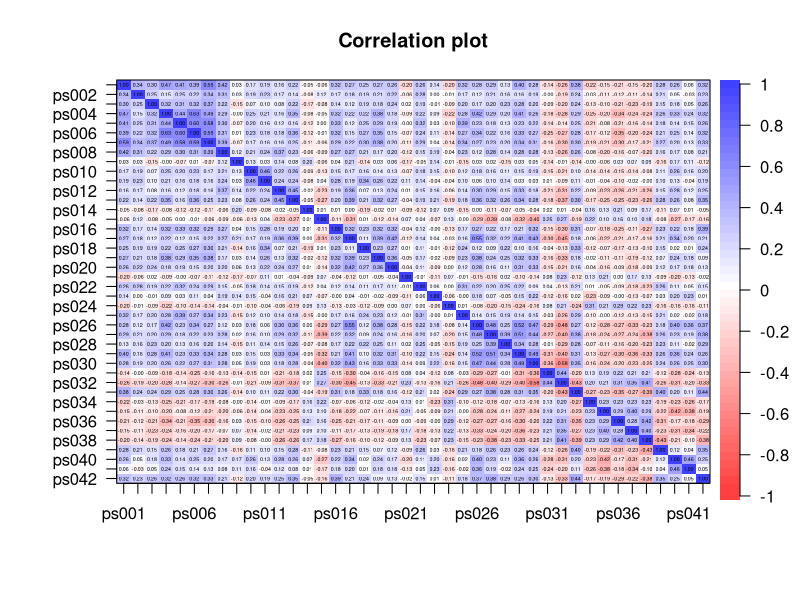
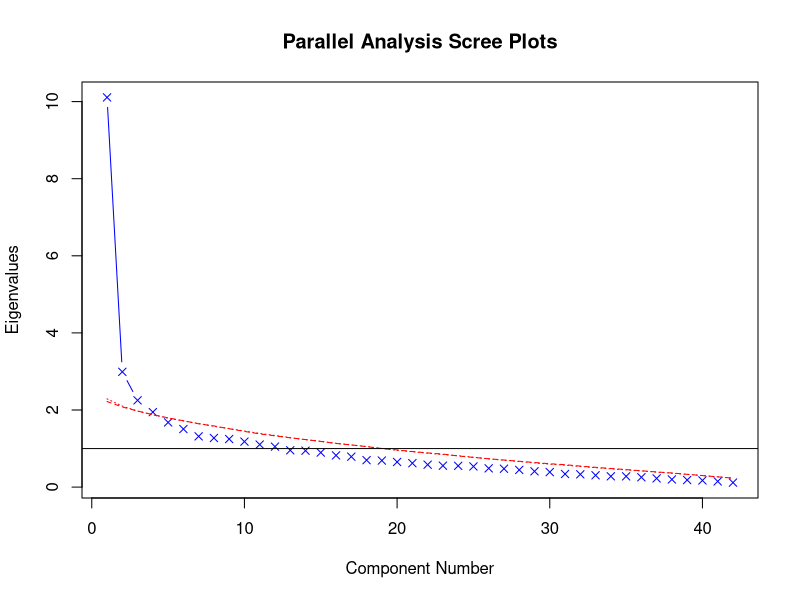

The R source for these figures, in order: (Note: this script raises an error after producing the figures.)
## ---- chunk 1
library(car) # Function Recode
library(psych) # Function Describe
socialPer  <- read.csv("percepcaosocial_df.csv")
## Summing scales to remove NA's
socialPer$scaleSum  <- rowSums(socialPer[,24:64])
## Subset completed observations and consented participation
socialPer  <- subset(socialPer, subset=socialPer$termo=="Sim" & socialPer$estado=="Finalizadas" & !is.na(socialPer$scaleSum))
## ---- chunk 2
questions  <- read.csv("percepcaosocial_questions.csv", col.names = "Itens", header=FALSE)
print(questions[1:42,1], type="html", justify = "left" )
## ---- chunk 3
describe(socialPer[,24:65], skew=FALSE)
## ---- chunk 4
cor.plot(cor(socialPer[,24:65], method="kendal", use="complete.obs"), numbers= TRUE)
## ---- chunk 5
alpha(socialPer[,24:65])
## ---- chunk 6
KMO(socialPer[,24:65])
## ---- chunk 7
bartlett.test(socialPer[,24:65])
## ---- chunk 8
fa.parallel(socialPer[,24:65], fm="pa", fa="pc", ylabel="Eigenvalues", show.legend=FALSE) # yields 4 components
## ---- chunk 9
pca <- fa.poly(socialPer[,24:65], nfactors = 4, rotate = "oblimin")
print.psych(pca, cut = 0.4, sort = FALSE)
